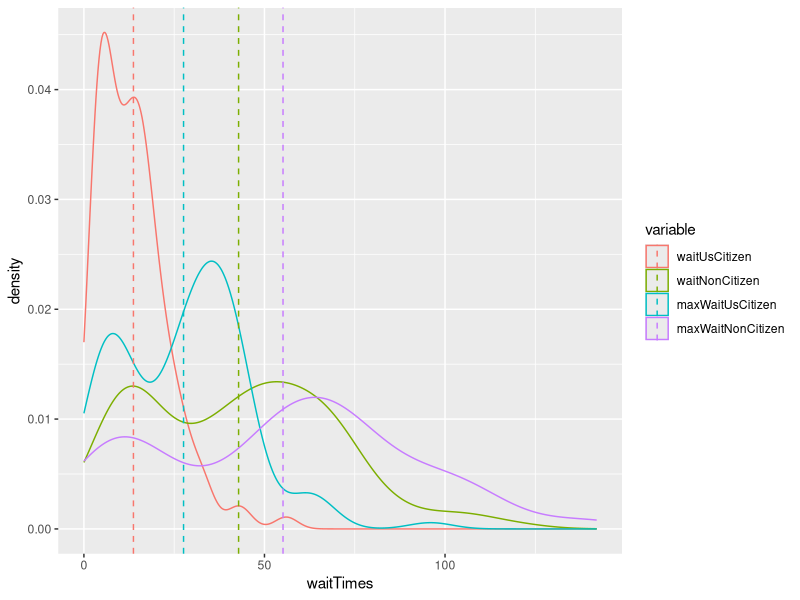
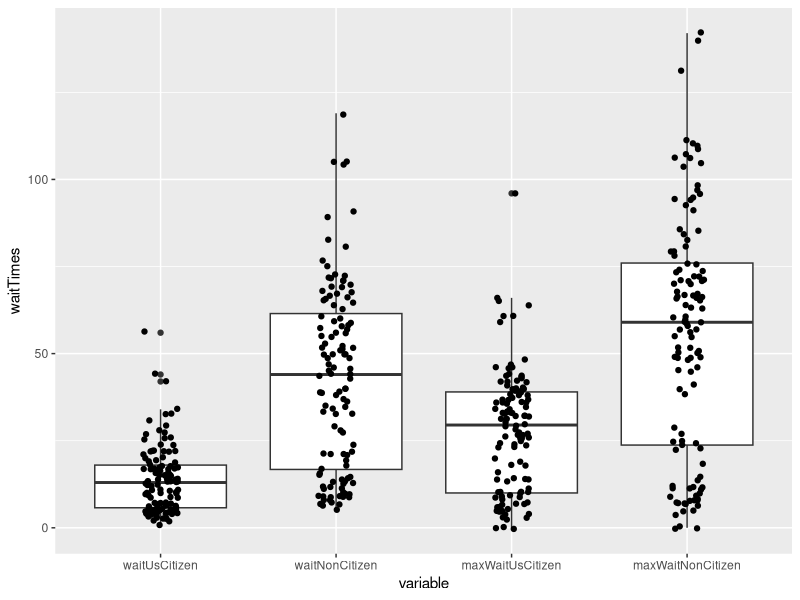
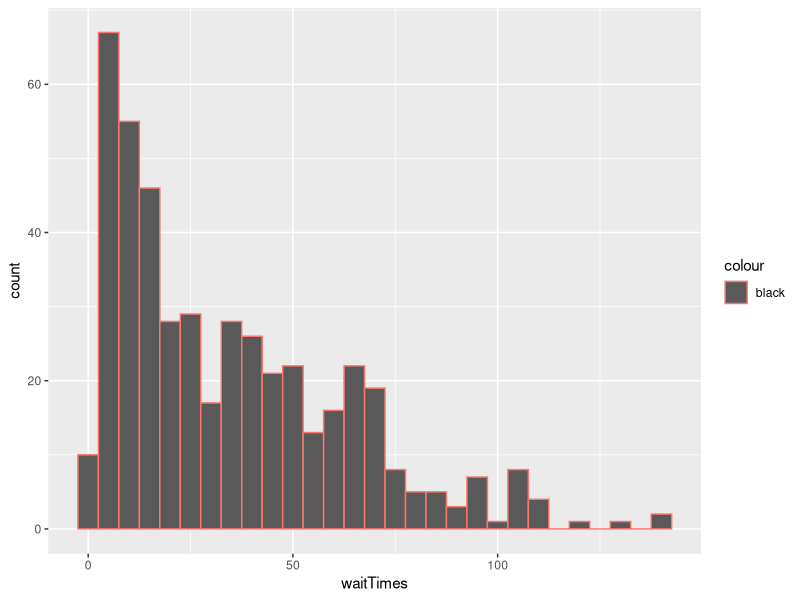

R code for these plots, in order:
library(ggplot2)
library(reshape2)
library(plyr)

df = read.csv("./csvs/oakSecWaitTimes.csv")
summary(df)

meltedDf = melt(df, value.name = "waitTimes")

# Get mean wait times
meanWaitTimes <- ddply(meltedDf, "variable", summarise, wait.mean=mean(waitTimes))

# Density plot of wait times for each condition
ggplot(meltedDf, aes(x=waitTimes, color=variable)) +
    geom_density() +
    geom_vline(data=meanWaitTimes, aes(xintercept=wait.mean, color=variable),
               linetype="dashed")

# Boxplot of wait times for each condition
ggplot(meltedDf, aes(variable, waitTimes)) +
    geom_boxplot() +
    geom_jitter(width = 0.1)

ggplot(meltedDf, aes(waitTimes, color="black")) +
    geom_histogram(position = "dodge", binwidth = 5)
